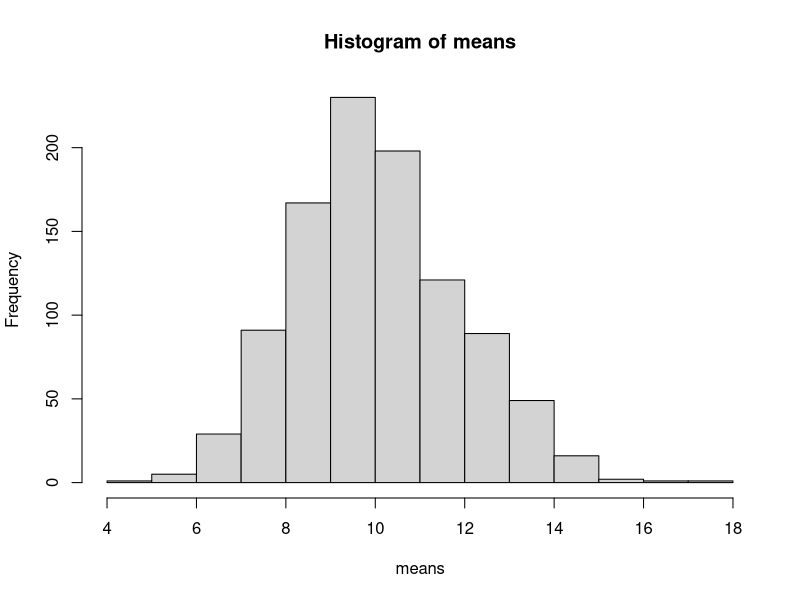

Recreate this plot in R.
### Description: Chapter 4 Excercises
### @author      Bradley Cronce
### @version     3/22/2014
### Problems 2, 5, 12, 13, 14, 15, 16, 21 

## Problem 2

## Problem 12 -- A friend claims she has drawn a random sample of size 30 from the exponential
##               distribution with lambda = 1/10. The mean of her sample is 12.

  # Part (a) -- What is the expected value of a sample mean?

  # Part (b) -- Run a simulation by drawing 1000 random samples, each of size 30, 
  #             from EXP(1/10) and then compute the mean. What proportion of the
  #             sample means are as large as or larger than 12?
  #
  means <- numeric(1000) # space for results (vector of 0's)

  for (i in 1:1000) {
  
    x <- rexp(30, rate = 1/10) # draw random sample of size 30
    means[i] <- mean(x) # compute mean, save in position i
  
  }
  hist(means)

  # Part (c) -- Is a mean of 12 unusual for a sample of size 30 fomr Exp(1/10)?